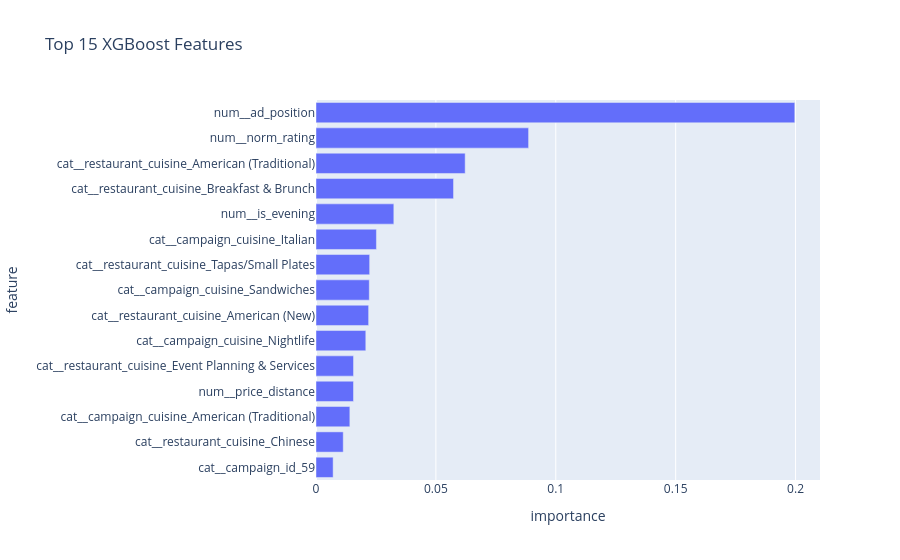

Notebook cell for this chart:
### Markdown cell above
## 4) XGBoost Feature Importance (Top 15)

### Code cell
pre = xgb_final.named_steps["preprocess"]
model = xgb_final.named_steps["model"]
feature_names = pre.get_feature_names_out()
importances = model.feature_importances_

fi = (
    pd.DataFrame({"feature": feature_names, "importance": importances})
    .sort_values("importance", ascending=False)
    .head(15)
    .sort_values("importance", ascending=True)
)

fig_fi = px.bar(
    fi,
    x="importance",
    y="feature",
    orientation="h",
    title="Top 15 XGBoost Features",
)
fig_fi.show()

### Figure 1 — Plotly figure (JSON) as saved in the notebook; plotly's stock layout.template omitted (floating-point values rounded to 4 significant figures)
{"data": [{"hovertemplate": "importance=%{x}<br>feature=%{y}<extra></extra>", "legendgroup": "", "marker": {"color": "#636efa", "pattern": {"shape": ""}}, "name": "", "orientation": "h", "showlegend": false, "textposition": "auto", "type": "bar", "x": [0.007143, 0.01136, 0.01412, 0.01564, 0.01565, 0.02077, 0.02196, 0.02223, 0.02238, 0.0252, 0.03246, 0.05736, 0.06221, 0.08866, 0.1997], "xaxis": "x", "y": ["cat__campaign_id_59", "cat__restaurant_cuisine_Chinese", "cat__campaign_cuisine_American (Traditional)", "num__price_distance", "cat__restaurant_cuisine_Event Planning & Services", "cat__campaign_cuisine_Nightlife", "cat__restaurant_cuisine_American (New)", "cat__campaign_cuisine_Sandwiches", "cat__restaurant_cuisine_Tapas/Small Plates", "cat__campaign_cuisine_Italian", "num__is_evening", "cat__restaurant_cuisine_Breakfast & Brunch", "cat__restaurant_cuisine_American (Traditional)", "num__norm_rating", "num__ad_position"], "yaxis": "y"}], "layout": {"barmode": "relative", "legend": {"tracegroupgap": 0}, "title": {"text": "Top 15 XGBoost Features"}, "xaxis": {"anchor": "y", "domain": [0, 1], "title": {"text": "importance"}}, "yaxis": {"anchor": "x", "domain": [0, 1], "title": {"text": "feature"}}}}
